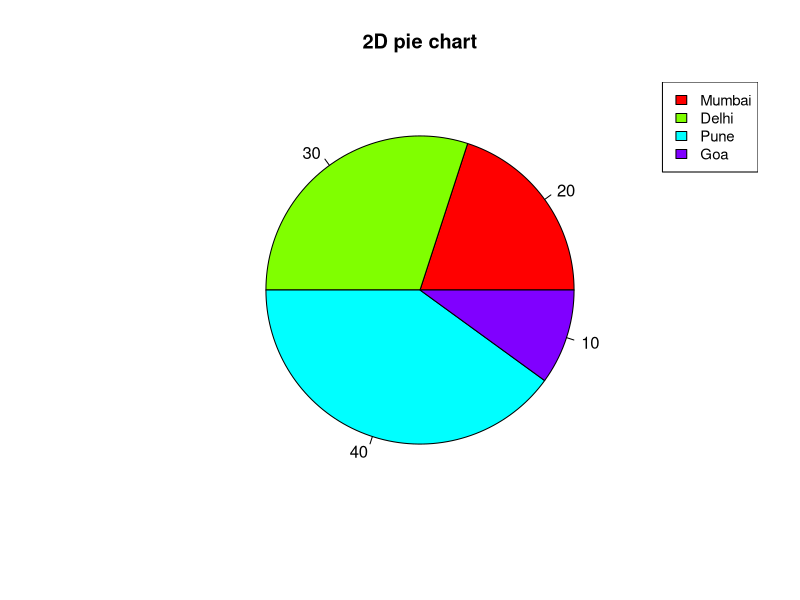
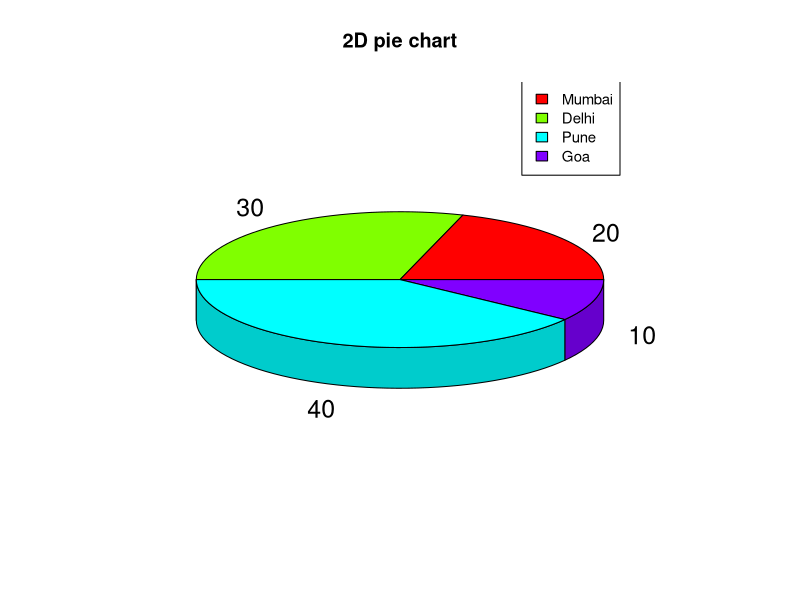

The R source for these figures, in order:
# 6. Write an R program to create a 2D and 3D Pie chart with slice percentage & legend

data<-c(22,33,44,11)
labels<-c("Mumbai","Delhi","Pune","Goa")
piepercent<-round(100*data/sum(data),1)

pie(data,labels=piepercent,main="2D pie chart",col=rainbow(length(data)))
legend("topright",c("Mumbai","Delhi","Pune","Goa"),cex=0.9,fill=rainbow(length(data)))

library(plotrix)

pie3D(data,labels=piepercent,main="2D pie chart",col=rainbow(length(data)))
legend("topright",c("Mumbai","Delhi","Pune","Goa"),cex=0.9,fill=rainbow(length(data)))
